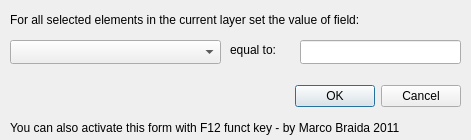
<?xml version="1.0" encoding="UTF-8"?>
<ui version="4.0">
 <class>quickmultiattributeedit_update_selected_form</class>
 <widget class="QDialog" name="quickmultiattributeedit_update_selected_form">
  <property name="geometry">
   <rect>
    <x>0</x>
    <y>0</y>
    <width>471</width>
    <height>140</height>
   </rect>
  </property>
  <property name="windowTitle">
   <string>MBupSelected</string>
  </property>
  <widget class="QDialogButtonBox" name="buttonBox">
   <property name="geometry">
    <rect>
     <x>120</x>
     <y>80</y>
     <width>341</width>
     <height>32</height>
    </rect>
   </property>
   <property name="orientation">
    <enum>Qt::Horizontal</enum>
   </property>
   <property name="standardButtons">
    <set>QDialogButtonBox::Cancel|QDialogButtonBox::Ok</set>
   </property>
  </widget>
  <widget class="QComboBox" name="CBfields">
   <property name="geometry">
    <rect>
     <x>10</x>
     <y>40</y>
     <width>211</width>
     <height>24</height>
    </rect>
   </property>
  </widget>
  <widget class="QLineEdit" name="QLEvalore">
   <property name="geometry">
    <rect>
     <x>300</x>
     <y>40</y>
     <width>161</width>
     <height>24</height>
    </rect>
   </property>
  </widget>
  <widget class="QLabel" name="label">
   <property name="geometry">
    <rect>
     <x>10</x>
     <y>10</y>
     <width>441</width>
     <height>20</height>
    </rect>
   </property>
   <property name="layoutDirection">
    <enum>Qt::LeftToRight</enum>
   </property>
   <property name="text">
    <string>For all selected elements in the current layer set the value of field:</string>
   </property>
  </widget>
  <widget class="QLabel" name="label_2">
   <property name="geometry">
    <rect>
     <x>230</x>
     <y>40</y>
     <width>61</width>
     <height>20</height>
    </rect>
   </property>
   <property name="layoutDirection">
    <enum>Qt::RightToLeft</enum>
   </property>
   <property name="text">
    <string>equal to:</string>
   </property>
  </widget>
  <widget class="QLabel" name="label_3">
   <property name="geometry">
    <rect>
     <x>10</x>
     <y>120</y>
     <width>451</width>
     <height>16</height>
    </rect>
   </property>
   <property name="text">
    <string>You can also activate this form with F12 funct key - by Marco Braida 2011</string>
   </property>
  </widget>
 </widget>
 <resources/>
 <connections>
  <connection>
   <sender>buttonBox</sender>
   <signal>accepted()</signal>
   <receiver>quickmultiattributeedit_update_selected_form</receiver>
   <slot>accept()</slot>
   <hints>
    <hint type="sourcelabel">
     <x>248</x>
     <y>254</y>
    </hint>
    <hint type="destinationlabel">
     <x>157</x>
     <y>274</y>
    </hint>
   </hints>
  </connection>
  <connection>
   <sender>buttonBox</sender>
   <signal>rejected()</signal>
   <receiver>quickmultiattributeedit_update_selected_form</receiver>
   <slot>reject()</slot>
   <hints>
    <hint type="sourcelabel">
     <x>316</x>
     <y>260</y>
    </hint>
    <hint type="destinationlabel">
     <x>286</x>
     <y>274</y>
    </hint>
   </hints>
  </connection>
 </connections>
</ui>
